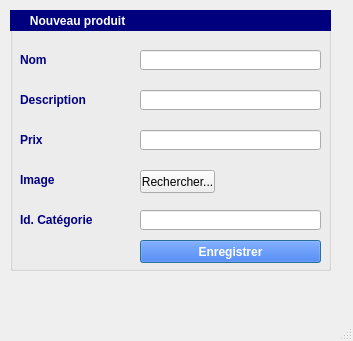
<?xml version="1.0" encoding="UTF-8"?>
<ui version="4.0">
 <class>creerproduitwindow</class>
 <widget class="QMainWindow" name="creerproduitwindow">
  <property name="geometry">
   <rect>
    <x>0</x>
    <y>0</y>
    <width>353</width>
    <height>341</height>
   </rect>
  </property>
  <property name="windowTitle">
   <string>MainWindow</string>
  </property>
  <widget class="QWidget" name="centralwidget">
   <widget class="QGroupBox" name="groupBox">
    <property name="geometry">
     <rect>
      <x>10</x>
      <y>10</y>
      <width>321</width>
      <height>261</height>
     </rect>
    </property>
    <property name="styleSheet">
     <string notr="true"/>
    </property>
    <property name="title">
     <string/>
    </property>
    <widget class="QLabel" name="label">
     <property name="geometry">
      <rect>
       <x>10</x>
       <y>40</y>
       <width>71</width>
       <height>20</height>
      </rect>
     </property>
     <property name="font">
      <font>
       <weight>75</weight>
       <bold>true</bold>
      </font>
     </property>
     <property name="styleSheet">
      <string notr="true">color:rgb(0,0,127);
font-weight:bold;</string>
     </property>
     <property name="text">
      <string>Nom</string>
     </property>
    </widget>
    <widget class="QLabel" name="label_2">
     <property name="geometry">
      <rect>
       <x>10</x>
       <y>80</y>
       <width>111</width>
       <height>20</height>
      </rect>
     </property>
     <property name="font">
      <font>
       <weight>75</weight>
       <bold>true</bold>
      </font>
     </property>
     <property name="styleSheet">
      <string notr="true">color:rgb(0,0,127);
font-weight:bold;</string>
     </property>
     <property name="text">
      <string>Description</string>
     </property>
    </widget>
    <widget class="QLineEdit" name="txt_nom">
     <property name="geometry">
      <rect>
       <x>130</x>
       <y>40</y>
       <width>181</width>
       <height>20</height>
      </rect>
     </property>
     <property name="font">
      <font>
       <pointsize>9</pointsize>
      </font>
     </property>
    </widget>
    <widget class="QPushButton" name="bouton_enregistrer">
     <property name="geometry">
      <rect>
       <x>130</x>
       <y>230</y>
       <width>181</width>
       <height>23</height>
      </rect>
     </property>
     <property name="cursor">
      <cursorShape>PointingHandCursor</cursorShape>
     </property>
     <property name="autoFillBackground">
      <bool>false</bool>
     </property>
     <property name="styleSheet">
      <string notr="true">background-color: rgb(0, 85, 255);
font-weight:bold;
color:white;</string>
     </property>
     <property name="text">
      <string>Enregistrer</string>
     </property>
     <property name="default">
      <bool>true</bool>
     </property>
     <property name="flat">
      <bool>false</bool>
     </property>
    </widget>
    <widget class="QLineEdit" name="txt_prix">
     <property name="geometry">
      <rect>
       <x>130</x>
       <y>120</y>
       <width>181</width>
       <height>20</height>
      </rect>
     </property>
     <property name="font">
      <font>
       <pointsize>9</pointsize>
      </font>
     </property>
    </widget>
    <widget class="QLabel" name="label_4">
     <property name="geometry">
      <rect>
       <x>10</x>
       <y>120</y>
       <width>71</width>
       <height>20</height>
      </rect>
     </property>
     <property name="font">
      <font>
       <weight>75</weight>
       <bold>true</bold>
      </font>
     </property>
     <property name="styleSheet">
      <string notr="true">color:rgb(0,0,127);
font-weight:bold;</string>
     </property>
     <property name="text">
      <string>Prix</string>
     </property>
    </widget>
    <widget class="QLabel" name="label_3">
     <property name="geometry">
      <rect>
       <x>0</x>
       <y>0</y>
       <width>321</width>
       <height>21</height>
      </rect>
     </property>
     <property name="font">
      <font>
       <pointsize>9</pointsize>
       <weight>75</weight>
       <bold>true</bold>
       <underline>false</underline>
      </font>
     </property>
     <property name="styleSheet">
      <string notr="true">background-color:rgb(0,0,127);
color:white;
font-weight:bold;
border-style:solid;
border-color:yellow;</string>
     </property>
     <property name="text">
      <string>      Nouveau produit</string>
     </property>
     <property name="textFormat">
      <enum>Qt::PlainText</enum>
     </property>
    </widget>
    <widget class="QLineEdit" name="txt_description">
     <property name="geometry">
      <rect>
       <x>130</x>
       <y>80</y>
       <width>181</width>
       <height>20</height>
      </rect>
     </property>
     <property name="font">
      <font>
       <pointsize>9</pointsize>
      </font>
     </property>
    </widget>
    <widget class="QLabel" name="label_5">
     <property name="geometry">
      <rect>
       <x>10</x>
       <y>160</y>
       <width>71</width>
       <height>20</height>
      </rect>
     </property>
     <property name="font">
      <font>
       <weight>75</weight>
       <bold>true</bold>
      </font>
     </property>
     <property name="styleSheet">
      <string notr="true">color:rgb(0,0,127);
font-weight:bold;</string>
     </property>
     <property name="text">
      <string>Image</string>
     </property>
    </widget>
    <widget class="QPushButton" name="btn_rechercher_img">
     <property name="geometry">
      <rect>
       <x>130</x>
       <y>160</y>
       <width>75</width>
       <height>23</height>
      </rect>
     </property>
     <property name="text">
      <string>Rechercher...</string>
     </property>
    </widget>
    <widget class="QLineEdit" name="txt_cat_id">
     <property name="geometry">
      <rect>
       <x>130</x>
       <y>200</y>
       <width>181</width>
       <height>20</height>
      </rect>
     </property>
     <property name="font">
      <font>
       <pointsize>9</pointsize>
      </font>
     </property>
    </widget>
    <widget class="QLabel" name="label_6">
     <property name="geometry">
      <rect>
       <x>10</x>
       <y>200</y>
       <width>111</width>
       <height>20</height>
      </rect>
     </property>
     <property name="font">
      <font>
       <weight>75</weight>
       <bold>true</bold>
      </font>
     </property>
     <property name="styleSheet">
      <string notr="true">color:rgb(0,0,127);
font-weight:bold;</string>
     </property>
     <property name="text">
      <string>Id. Catégorie</string>
     </property>
    </widget>
    <widget class="QLabel" name="label_nom_fichier">
     <property name="geometry">
      <rect>
       <x>210</x>
       <y>160</y>
       <width>101</width>
       <height>16</height>
      </rect>
     </property>
     <property name="text">
      <string/>
     </property>
    </widget>
   </widget>
  </widget>
  <widget class="QMenuBar" name="menubar">
   <property name="geometry">
    <rect>
     <x>0</x>
     <y>0</y>
     <width>353</width>
     <height>21</height>
    </rect>
   </property>
  </widget>
  <widget class="QStatusBar" name="statusbar"/>
 </widget>
 <resources/>
 <connections/>
</ui>
